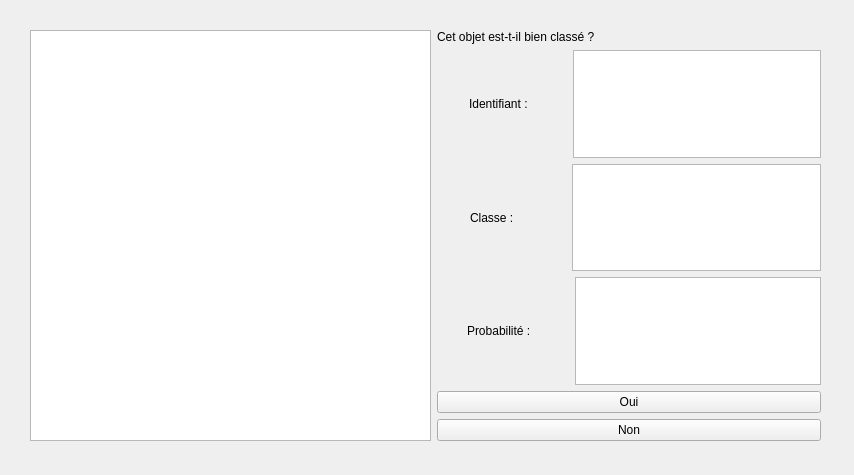
<?xml version="1.0" encoding="UTF-8"?>
<ui version="4.0">
 <class>activeLabelling</class>
 <widget class="QWidget" name="activeLabelling">
  <property name="geometry">
   <rect>
    <x>0</x>
    <y>0</y>
    <width>854</width>
    <height>475</height>
   </rect>
  </property>
  <property name="windowTitle">
   <string>Interface de classification</string>
  </property>
  <widget class="QWidget" name="">
   <property name="geometry">
    <rect>
     <x>30</x>
     <y>30</y>
     <width>791</width>
     <height>411</height>
    </rect>
   </property>
   <layout class="QHBoxLayout" name="horizontalLayout_4">
    <item>
     <layout class="QGridLayout" name="gridLayout">
      <item row="1" column="0">
       <widget class="QGraphicsView" name="fenetreGraphique">
        <property name="minimumSize">
         <size>
          <width>401</width>
          <height>401</height>
         </size>
        </property>
       </widget>
      </item>
      <item row="1" column="1">
       <layout class="QVBoxLayout" name="verticalLayout_2">
        <item>
         <layout class="QVBoxLayout" name="verticalLayout_3">
          <item>
           <spacer name="verticalSpacer_5">
            <property name="orientation">
             <enum>Qt::Vertical</enum>
            </property>
            <property name="sizeHint" stdset="0">
             <size>
              <width>20</width>
              <height>40</height>
             </size>
            </property>
           </spacer>
          </item>
          <item>
           <widget class="QLabel" name="questionText">
            <property name="text">
             <string>Cet objet est-t-il bien classé ?</string>
            </property>
           </widget>
          </item>
          <item>
           <spacer name="verticalSpacer_4">
            <property name="orientation">
             <enum>Qt::Vertical</enum>
            </property>
            <property name="sizeHint" stdset="0">
             <size>
              <width>20</width>
              <height>40</height>
             </size>
            </property>
           </spacer>
          </item>
          <item>
           <layout class="QVBoxLayout" name="verticalLayout">
            <item>
             <layout class="QHBoxLayout" name="horizontalLayout_3">
              <item>
               <spacer name="horizontalSpacer">
                <property name="orientation">
                 <enum>Qt::Horizontal</enum>
                </property>
                <property name="sizeHint" stdset="0">
                 <size>
                  <width>40</width>
                  <height>20</height>
                 </size>
                </property>
               </spacer>
              </item>
              <item>
               <widget class="QLabel" name="idText">
                <property name="text">
                 <string>Identifiant :</string>
                </property>
               </widget>
              </item>
              <item>
               <spacer name="horizontalSpacer_4">
                <property name="orientation">
                 <enum>Qt::Horizontal</enum>
                </property>
                <property name="sizeHint" stdset="0">
                 <size>
                  <width>48</width>
                  <height>20</height>
                 </size>
                </property>
               </spacer>
              </item>
              <item>
               <widget class="QTextEdit" name="idBox"/>
              </item>
             </layout>
            </item>
            <item>
             <spacer name="verticalSpacer">
              <property name="orientation">
               <enum>Qt::Vertical</enum>
              </property>
              <property name="sizeHint" stdset="0">
               <size>
                <width>20</width>
                <height>40</height>
               </size>
              </property>
             </spacer>
            </item>
            <item>
             <layout class="QHBoxLayout" name="horizontalLayout_2">
              <item>
               <spacer name="horizontalSpacer_2">
                <property name="orientation">
                 <enum>Qt::Horizontal</enum>
                </property>
                <property name="sizeHint" stdset="0">
                 <size>
                  <width>40</width>
                  <height>20</height>
                 </size>
                </property>
               </spacer>
              </item>
              <item>
               <widget class="QLabel" name="classeText">
                <property name="text">
                 <string>Classe :</string>
                </property>
               </widget>
              </item>
              <item>
               <spacer name="horizontalSpacer_5">
                <property name="orientation">
                 <enum>Qt::Horizontal</enum>
                </property>
                <property name="sizeHint" stdset="0">
                 <size>
                  <width>58</width>
                  <height>20</height>
                 </size>
                </property>
               </spacer>
              </item>
              <item>
               <widget class="QTextEdit" name="classeBox"/>
              </item>
             </layout>
            </item>
            <item>
             <spacer name="verticalSpacer_2">
              <property name="orientation">
               <enum>Qt::Vertical</enum>
              </property>
              <property name="sizeHint" stdset="0">
               <size>
                <width>20</width>
                <height>40</height>
               </size>
              </property>
             </spacer>
            </item>
            <item>
             <layout class="QHBoxLayout" name="horizontalLayout">
              <item>
               <spacer name="horizontalSpacer_3">
                <property name="orientation">
                 <enum>Qt::Horizontal</enum>
                </property>
                <property name="sizeHint" stdset="0">
                 <size>
                  <width>40</width>
                  <height>20</height>
                 </size>
                </property>
               </spacer>
              </item>
              <item>
               <widget class="QLabel" name="probText">
                <property name="text">
                 <string>Probabilité :</string>
                </property>
               </widget>
              </item>
              <item>
               <spacer name="horizontalSpacer_6">
                <property name="orientation">
                 <enum>Qt::Horizontal</enum>
                </property>
                <property name="sizeHint" stdset="0">
                 <size>
                  <width>48</width>
                  <height>20</height>
                 </size>
                </property>
               </spacer>
              </item>
              <item>
               <widget class="QTextEdit" name="probBox"/>
              </item>
             </layout>
            </item>
           </layout>
          </item>
         </layout>
        </item>
        <item>
         <spacer name="verticalSpacer_6">
          <property name="orientation">
           <enum>Qt::Vertical</enum>
          </property>
          <property name="sizeHint" stdset="0">
           <size>
            <width>20</width>
            <height>40</height>
           </size>
          </property>
         </spacer>
        </item>
        <item>
         <widget class="QPushButton" name="yesButton">
          <property name="text">
           <string>Oui</string>
          </property>
         </widget>
        </item>
        <item>
         <spacer name="verticalSpacer_3">
          <property name="orientation">
           <enum>Qt::Vertical</enum>
          </property>
          <property name="sizeHint" stdset="0">
           <size>
            <width>20</width>
            <height>40</height>
           </size>
          </property>
         </spacer>
        </item>
        <item>
         <widget class="QPushButton" name="noButton">
          <property name="text">
           <string>Non</string>
          </property>
         </widget>
        </item>
       </layout>
      </item>
     </layout>
    </item>
   </layout>
  </widget>
  <zorder>idText</zorder>
  <zorder>classeText</zorder>
  <zorder>probText</zorder>
  <zorder>yesButton</zorder>
  <zorder>noButton</zorder>
  <zorder>questionText</zorder>
  <zorder>classeBox</zorder>
  <zorder>idBox</zorder>
  <zorder>probBox</zorder>
  <zorder></zorder>
  <zorder>questionText</zorder>
  <zorder>horizontalSpacer</zorder>
  <zorder>horizontalSpacer_2</zorder>
  <zorder>horizontalSpacer_3</zorder>
  <zorder>horizontalSpacer_4</zorder>
  <zorder>horizontalSpacer_5</zorder>
  <zorder>horizontalSpacer_6</zorder>
  <zorder></zorder>
 </widget>
 <resources/>
 <connections/>
</ui>
